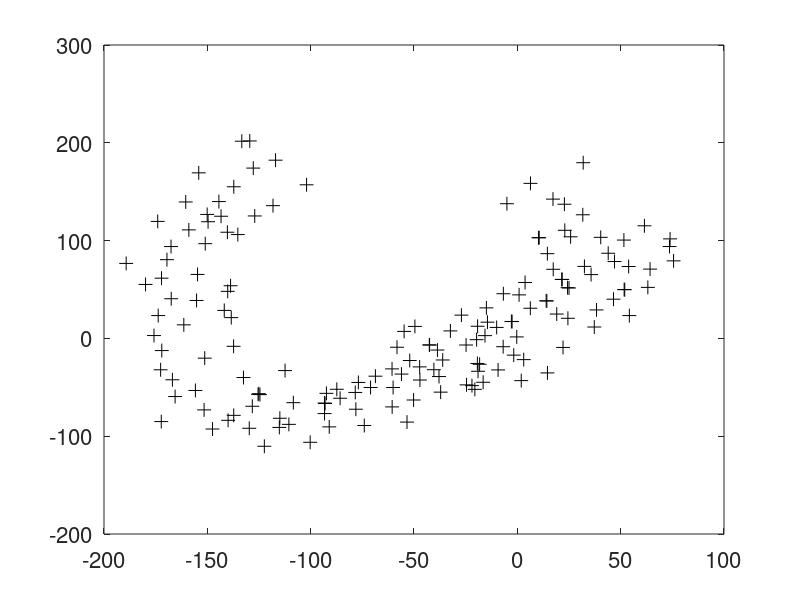

Source code (MATLAB): (Note: this script raises an error after producing the figure.)
clear;
close all;
clc;
%%

round = 1;

% noise settings
sigma_x = 0.001;
sigma_y = 0.001;
sigma_theta = 0.002;
sigma_r = 1;
sigma_beta = deg2rad(3);

sigma_x0 = 0.001;
sigma_y0 = 0.001;
sigma_theta0 = 0.02;

% cov_init = diag([0.02, 0.001, 0.001]);
cov_init = diag([sigma_theta0^2, sigma_x0^2, sigma_y0^2]);
cov_u = diag([sigma_theta^2, sigma_x^2, sigma_y^2]);
cov_z = diag([sigma_r^2, sigma_beta^2]);
save data_NLS cov_u cov_z

step = 2000;     % number of total steps
x0 = [0; 0; 0]; % initial pose
u = [];
range = 30;     % sensor range
head = 0;

resultId = 0;   % name for outputfile
mode = 1;       % 1 is EKF, 2 is NLS, 3 is IEKF
op_2 = 1;       % 1 is NLSI, 2 is NLSlb
op = 4;         % get u options

noise = 3;      % 1 random, 2 zero, 3 load
sl = 0;         % for file writing
sl2 = 1;        % for file wrting
record = 1;     % for video recording
fi = 1;         % video frame

wk = 1;       % weight of the number of the observed (adjust upper/lower bound)
wn = 0;         % weight of the number of the observed (adjust upper/lower bound)
c = 20;          % upper/lower bound offset constant
range_goal = 100; % acceptable returnning distance for improving localization

if noise == 3
    load V V
    load W W
end

load map1 L0 obstacle

% Le0 = [0 0 0 100 100 100 100 0];
%Le0 = [0 0 0 20 20 20 20 0];
Le0 = [-200 -120 -200 220 100 220 100 -120]; % environment area vertices

% creat a list of uniformly distributed exploration points (Le)
density = 20;     % density of uniformly distrbuted points
[X,Y] = meshgrid(linspace(Le0(1),Le0(5),density),linspace(Le0(2),Le0(4),density));
X = reshape(X,[],1);
Y = reshape(Y,[],1);
Le = [];
for i = 1:length(X)
    Le = [Le X(i) Y(i)];
end

k0 = length(L0)/2; % number of initial goal point
count = 0;

J = [0 -1; 1 0]; % related to rotational constant

save SLAM_2D_data k0 step cov_u cov_z J obstacle range

% plot landmarks
f = figure(mode);
for i = 1:k0
    h_gl = plot(L0(2*i-1), L0(2*i), '+black','MarkerSize',10);
    hold on;
end
% axis([0 120 -20 120]);
% axis([-5 25 -5 25]);
set(gca,'FontSize',16); 
for j = 1:length(obstacle)/3
    r = obstacle(3*j);
    c_o = obstacle(3*j - 2:3*j - 1);
    phi = [0:(pi/50):(2*pi)];
    for i = 1:101
        rect = [r*cos(phi(i)) ; r*sin(phi(i))];
        obs(:,i) = rect + c_o;
    end
    plot(obs(1,:), obs(2,:), '-black');
    hold on;
end

% ===== Generate initial observation data =====
z = [];     % list of observed landmark range and bearing w.r.t robot
L = [];     % list of observed landmark in xy
index_last = []; % list of last observed landmark index
num_id = 20;    % not used
pose_act = x0;  % actual robot pose

% initalize flag for getU
% flag is goal point selecting state iindicator
if mode ~= 4
    flag = 1;
else
    flag = 0;
end

goal = [0;0]; % initial goal point

% write file
if sl == 0
    fr = fopen('data/pose.txt','w+');
%     fx = fopen('x_noise_in_pre3.txt', 'w+');
    fz = fopen('data/obs.txt','w+');
%     fz0 = fopen('obs_no_noise.txt','w+');
    fid = fopen('data/id.txt', 'w+');
    fprintf(fr, '%f\t%f\t%f\n', pose_act(1),pose_act(2),pose_act(3));
end

% write file
if sl2 == 1
    if mode == 1
        str = 'EKF';
    elseif mode == 3
        str = 'IEKF';
    elseif mode == 2 && op_2 == 1
        str = 'NLSI';
    elseif mode == 2 && op_2 == 2
        str = 'NLSlb';
    elseif mode == 4
        str = 'NLSall';
    end
    if op == 1
        str_op = 'pre_';
    elseif op == 4 || op == 5
        str_op = '';
    end
    fer = fopen(['result/rand_' str_op str '_er_' num2str(resultId) '.txt'], 'w+');
    fef = fopen(['result/rand_' str_op str '_ef_' num2str(resultId) '.txt'], 'w+');
    ftp = fopen(['result/rand_' str_op str '_tp_' num2str(resultId) '.txt'], 'w+');
    ftu = fopen(['result/rand_' str_op str '_tu_' num2str(resultId) '.txt'], 'w+');
    
    fp = fopen(['result/rand_' str_op str '_p_' num2str(resultId) '.txt'], 'w+');
    fxa = fopen(['result/rand_' str_op str '_xa_' num2str(resultId) '.txt'], 'w+');
    fxr = fopen(['result/rand_' str_op str '_xr_' num2str(resultId) '.txt'], 'w+');
    fxf = fopen(['result/rand_' str_op str '_xf_' num2str(resultId) '.txt'], 'w+');
    fxls = fopen(['result/rand_' str_op str '_xls_' num2str(resultId) '.txt'], 'w+');
    
    fprintf(fxa, '%f\t%f\t%f\n', pose_act(1),pose_act(2),pose_act(3));
    fprintf(fxr, '%f\t%f\t%f\n', x0(1),x0(2),x0(3));
end

% video recording
if record == 1
    video = VideoWriter(['video/' str_op str num2str(resultId) '.avi']);
    open(video);
end

% plot setting
if mode == 1 || mode == 3
    setting_r = '--b';
    setting_f = 'xr';
    setting_ur = 'b';
    setting_uf = '.r';
else
    setting_r = '--b';
    setting_f = 'xr';
    setting_ur = 'b';
    setting_uf = '.r';
end

index = []; % not used same as last index 

% detect landmarks in the sensor range
for j = 1:k0
    delta_x = L0(2*j-1) - x0(2);
    delta_y = L0(2*j) - x0(3);
    delta = [delta_x; delta_y];
    theta = x0(1);
    rot = [cos(theta), -sin(theta); sin(theta), cos(theta)];
    y = rot' * delta;
    q = y' * y;
    if sqrt(q) <= range
        if noise == 1
            V(:, 1) = [normrnd(0, sigma_r); normrnd(0, sigma_beta)];
            if V(1, 1) > 2*sigma_r
                V(1, 1) = 2*sigma_r;
            elseif V(1, 1) < -2*sigma_r
                V(1, 1) = -2*sigma_r;
            end
            if V(2, 1) > 2*sigma_beta
                V(2, 1) = 2*sigma_beta;
            elseif V(2, 1) < -2*sigma_beta
                V(2, 1) = -2*sigma_beta;
            end
        elseif noise == 2
            V = [0;0];
        end

        zj = [sqrt(q);
            wrapToPi(atan2(y(2),y(1)))] + V(:, 1);
        z = [z; zj];
        index_last = [index_last; j];
        index = [index; j];
        L = [L L0(2*j-1:2*j)];
        if sl == 0
            fprintf(fz, '%f\t', zj);
            fprintf(fid, '%f\t', j);
        end
    end
end

vid = 1;    % sensor noise index

% write file
if sl == 0
    fprintf(fz, '\n');
    fprintf(fid, '\n');
end

k_init = length(index_last);    % number of initially detected landmark
k = k_init;                     % number of detected landmark

% ===== Calculate initial landmark vector =====
landmark = zeros(2*k,1);    % initialize detected landmark xy position
cov_landmark = zeros(2*k);  % initialize landmark covariance

Lg = zeros(1+k, 1+k);
Lt = 0;

% landmark position estimation (EKF/RIEKF)
for i = 1:2:2*k
   Cos = cos(x0(1) + z(i+1));
   Sin = sin(x0(1) + z(i+1));
   % Jacobian of landmark
   jacobian_landmark = [Cos -z(i)*Sin;
                        Sin z(i)*Cos];
   jr = [-z(i)*Sin 1 0;
          z(i)*Cos 0 1];
   if mode == 3
       jr(:,1) = [0;0];
   end

   Q = jacobian_landmark * cov_z * jacobian_landmark' + jr * cov_init * jr';
   cov_landmark(i:i+1,i:i+1) = Q;
   
    x_lm = x0(2) + z(i) * cos(x0(1) + z(i+1));
    y_lm = x0(3) + z(i) * sin(x0(1) + z(i+1));
    landmark(i) = x_lm;
    landmark(i+1) = y_lm;

    Agi = zeros(1 + k, 1);
    Agi(1) = -1;
    Agi(1 + (i+1)/2) = 1;
    Lg = Lg + Agi * Q(1)^(-1) * Agi';
end

er_EKF = 0;     % weighted error of robot pose
er2 = 0;
ef_EKF = 0;     % weighted error of landmark
    
%%
k = k_init;     % number of detected landmark

% add noise to robot pose 
if noise == 1
    W(:, 1) = [normrnd(0, sigma_theta0); normrnd(0, sigma_x0); normrnd(0, sigma_y0)];
    if W(1, 1) > 2 * sigma_theta0
        W(1, 1) = 2 * sigma_theta0;
    elseif W(1, 1) < -2 * sigma_theta0
        W(1, 1) = -2 * sigma_theta0;
    end
    if W(2, 1) > 2 * sigma_x0
        W(2, 1) = 2 * sigma_x0;
    elseif W(2, 1) < -2 * sigma_x0
        W(2, 1) = -2 * sigma_x0;
    end
    if W(3, 1) > 2 * sigma_y0
        W(3, 1) = 2 * sigma_y0;
    elseif W(3, 1) < -2 * sigma_y0
        W(3, 1) = -2 * sigma_y0;
    end
elseif noise == 2
    W = [0 0 0]';
end

x = [x0+W(:, 1); landmark];     % State vector with noise
%     P = [zeros(3,3) zeros(3, 2*k);
%         zeros(2*k, 3) cov_landmark];
P = [cov_init zeros(3, 2*k);    
    zeros(2*k, 3) cov_landmark];% State convariance
P_last = P;     % Last state convariance
xrs = x(1:3);   % robot state

% plot initial information
ellipse = 41;   % number of point for sigma contour
% make_plane(x(2:3), x(1), 0.75, 'b');
hgoal = plot(0, 0, 'b.', 'MarkerSize',20);
hgr = plot(pose_act(2, 1), pose_act(3, 1), 'k-', 'MarkerSize',20);
hr = plot(xrs(2, 1), xrs(3, 1), setting_r, 'MarkerSize',20);
ur = GetCov(P(1:2, 1:2), x(2), x(3));
hre = plot(ur(1, :), ur(2, :), setting_ur, 'MarkerSize',20);
hf = plot(x(4:2:end), x(5:2:end), setting_f, 'MarkerSize',20);
hfe = plot(0, 0, setting_uf, 'MarkerSize',0.5);
kc = length(x(4:end))/2;
uf = zeros(2, ellipse*k);
for j = 1:kc
    ufj = GetCov(P(3 + 2*j-1:3 + 2*j, 3 + 2*j-1:3 + 2*j), x(3 + 2*j - 1), x(3 + 2*j));
    uf(:, ellipse*(j - 1) + 1:ellipse * j) = ufj;
end
    set(hfe, 'XData', uf(1,:), 'YData', uf(2, :));

% video recording 
if record == 1
    Frame(fi) = getframe(f);
    writeVideo(video, Frame(fi));
    fi = fi + 1;
end

% ---------------
% for NLS
if mode == 2 || mode == 4
    X_LS = x;
    xr = x(1:3);
    xf = x(4:end);
    step_c = 1;
    I = P^(-1);
%         I = [diag([inf inf inf]) zeros(3, 2*k);
%         zeros(2*k, 3) diag(ones(1, 2*k)*cov_z(1))^(-1)];
%         I
    g =  zeros(3 + 2*k,1);
    save data_NLS I g Lg Lt Q step_c op_2 '-append'
end
% ---------------

ku = k; % number of detected landmarks
save paraU flag goal wk wn c range_goal ku
b = 0;  % for NLS

% =========== main ==============
for i = 1:step-1
%         pause(0.5);
    save SLAM_2D_data mode x k P '-append'
    index = [];
    j_delet = 0;    % initialize index of goal point that need to be deleted
%         if length(Le) == 0
%             Le = [0 0];
%         end

    % scan all the goal points, delete if it is in the robot sensor range
    for j = 1:length(Le)/2
        delta = x(2:3) - Le(2*j - 1:2*j)';
        d = real(sqrt(delta' * delta));
        if d < range 
            j_delet = j;
        end
    end
    if j_delet ~= 0
        Le(2*j_delet - 1:2*j_delet) = [];
    end

    % get the control input
    tic
    u = getU(op, step, range, Le, k, i, x, P_last, P, u, hgoal);
    toc;
    tp = toc;

    % ----- generate ground truth -----
    % W = [normrnd(0, sigma_theta); normrnd(0, sigma_x); normrnd(0, sigma_y)];
    W1 = [0; 0; 0];
    theta = pose_act(1, i);
    rot = [cos(theta), -sin(theta); sin(theta), cos(theta)];
    motion_actual = [u(1, i) + W1(1);
                    rot * (u(2:3, i) + W1(2:3))];
    pose_act(:, i+1) = pose_act(:,i) + motion_actual;
    % -------------------------------
   
    % ===== Predict =====
    if noise == 1
            W(:, i+1) = [normrnd(0, sigma_theta); normrnd(0, sigma_x); normrnd(0, sigma_y)];
            if W(1, i+1) > 2 * sigma_theta
                W(1, i+1) = 2 * sigma_theta;
            elseif W(1, i+1) < -2 * sigma_theta
                W(1, i+1) = -2 * sigma_theta;
            end
            if W(2, i+1) > 2 * sigma_x
                W(2, i+1) = 2 * sigma_x;
            elseif W(2, i+1) < -2 * sigma_x
                W(2, i+1) = -2 * sigma_x;
            end
            if W(3, i+1) > 2 * sigma_y
                W(3, i+1) = 2 * sigma_y;
            elseif W(3, i+1) < -2 * sigma_y
                W(3, i+1) = -2 * sigma_y;
            end
    elseif noise == 2
            W(:, i+1) = [0; 0; 0];
    end

    theta = x(1);   % robot orientation
    rot = [cos(theta), -sin(theta); sin(theta), cos(theta)];
    motion = [u(1, i) + W(1, i+1);rot * (u(2:3, i) + W(2:3, i+1));
                 zeros(2*k,1)];
    x_pre = x + motion;
    x_next = x_pre;
%       plot(x_pre(2), x_pre(3), 'xm');

    if mode == 1        % EKF
        % Jacobian of predict model
        F_x = [1 0 0;
               rot * J * u(2:3, i), diag([1 1])];
        F = [F_x zeros(3, 2*k);
            zeros(2*k, 3) eye(2*k)];

        G = [1 zeros(1, 2*k+2);
            zeros(2, 1) rot zeros(2, 2*k);
            zeros(2*k, 2*k+3)];

        R = [cov_u zeros(3,2*k); zeros(2*k,2*k+3)];
        P_pre = F * P * F' + G * R * G';
        P_next = P_pre;
    elseif mode == 3        % IEKF
        F = diag(ones(1, 2*k+3));
        G1 = 1;
        for n = 1:2:2*k+1
            G1 = [G1; -J*x(1+n:1+n+1)];
        end
        G = [G1, [zeros(1, 2*k+2); 
                    rot zeros(2, 2*k);
                    zeros(2*k, 2*k+2)]];
        R = [cov_u zeros(3,2*k); zeros(2*k,2*k+3)];
        P_pre = F * P * F' + G * R * G';
        P_next = P_pre;
    end

    z = []; % list of observed landmark range and bearing w.r.t robot
    tic
    for j = 1:k0
        % ----- generate observation ----
        delta_x = L0(2*j - 1) - pose_act(2, i+1);
        delta_y = L0(2*j) - pose_act(3, i+1);
        delta = [delta_x; delta_y];
        theta = pose_act(1, i+1);
        rot = [cos(theta), -sin(theta); sin(theta), cos(theta)];
        y = rot' * delta;
        q = y' * y;
        zj = [sqrt(q);
              wrapToPi(atan2(y(2),y(1)))];

        % add sensor noise to the observations
        if zj(1) <= range && zj(1) >= 0.1
            vid = vid + 1;
            if noise == 1
                V(:, vid) = [normrnd(0, sigma_r); normrnd(0, sigma_beta)];
                if V(1, vid) > 2*sigma_r
                    V(1, vid) = 2*sigma_r;
                elseif V(1, vid) < -2*sigma_r
                    V(1, vid) = -2*sigma_r;
                end
                if V(2, vid) > 2*sigma_beta
                    V(2, vid) = 2*sigma_beta;
                elseif V(2, vid) < -2*sigma_beta
                    V(2, vid) = -2*sigma_beta;
                end
            elseif noise == 2
                V(:, vid) = [0; 0];
            end
            zj = zj + V(:, vid);
            z = [z; zj];    % add landmarks to observation list
            
            % write observation to file
            if sl == 0
                fprintf(fz, '%f\t', zj);
                %fprintf(fz0, '%f\t', zj0);
                fprintf(fid, '%f\t', j);
            end
%                     index_recent = [index_recent; j];
%                     if length(index_recent) > num_id
%                         index_recent = index_recent(2:end);
%                     end
            
            if ismember(j, index_last)
                if mode == 1 || mode == 3
                    id = find(index_last == j);
                    delta_x = x_next(3 + 2*id-1) - x_next(2);
                    delta_y = x_next(3 + 2*id) - x_next(3);
                    delta = [delta_x; delta_y];
                    theta = x_next(1);
                    rot = [cos(theta), -sin(theta); sin(theta), cos(theta)];
                    y = rot' * delta;
                    q = y' * y;
                    z_est = [sqrt(q);
                        wrapToPi(atan2(y(2),y(1)))];

                    dz = zj - z_est;
                    dz(2) = rem(dz(2),2*pi);
                    if rem(dz(2),2*pi) > pi
                        dz(2) = 2*pi - rem(dz(2),2*pi);
                    elseif rem(dz(2),2*pi) < -pi
                        dz(2) = 2*pi + rem(dz(2),2*pi);
                    else
                        dz(2) = rem(dz(2),2*pi);
                    end
%                         dz(2) = min(abs(rem(2*pi-rem(dz(2),2*pi),2*pi)), abs(rem(2*pi+rem(dz(2),2*pi),2*pi)));
%                         if abs(rem(2*pi-rem(dz(2),2*pi),2*pi)) > abs(rem(2*pi+rem(dz(2),2*pi),2*pi))
%                             dz(2) = rem(2*pi+rem(dz(2),2*pi),2*pi);
%                         else
%                             dz(2) = rem(2*pi-rem(dz(2),2*pi),2*pi);
%                         end
                    F_big = zeros(5, (2*k)+3);
                    F_big(1:3,1:3) = eye(3);
                    F_big(4:5, 3+2*id-1:3+2*id) = eye(2);

                    dh = [y(1)/sqrt(q) y(2)/sqrt(q); -y(2)/q y(1)/q];
                        Hij = [-J*rot'*delta, -rot', rot'];
                        H = dh * Hij * F_big;
                    if  mode == 1
                        S = H * P_next * H' + cov_z;
                        K = P_next * H' * inv(S);
                        P_next = P_next - K * S * K';
                        x_next = x_next + K * dz;

                        x_next(1) = rem(x_next(1),2*pi);
                        if rem(x_next(1),2*pi) > pi
                            x_next(1) = rem(x_next(1),2*pi) - 2*pi;
                        elseif rem(x_next(1),2*pi) < -pi
                            x_next(1) = 2*pi + rem(x_next(1),2*pi);
                        else
                            x_next(1) = rem(x_next(1),2*pi);
                        end
                    elseif mode == 3
                        H(:, 1) = [0;0];
                        S = H * P_next * H' + cov_z;
                        K = P_next * H' * inv(S);
                        P_next = P_next - K * S * K';

                        dx = K * dz;
                        dtheta = dx(1);
                        rot = [cos(dtheta), -sin(dtheta); sin(dtheta), cos(dtheta)];
                        B = [sin(dtheta), cos(dtheta)-1; 1-cos(dtheta), sin(dtheta)]/dtheta;
                        xf3 = x_next(1)+dtheta;
                        for n = 1:2:2*k+1
                            xf3 = [xf3; rot * x_next(1+n:2+n) + B * dx(1+n:2+n)];
                        end
                        x_next = xf3;

%                                 x_next(1) = rem(x_next(1),2*pi);
%                                 if rem(x_next(1),2*pi) > pi
%                                     x_next(1) = rem(x_next(1),2*pi) - 2*pi;
%                                 elseif rem(x_next(1),2*pi) < -pi
%                                     x_next(1) = 2*pi + rem(x_next(1),2*pi);
%                                 else
%                                     x_next(1) = rem(x_next(1),2*pi);
%                                 end
                    end
                end
            % ======== new landmark=========
            else
                if mode == 1 || mode == 3
                    xlj = [x_next(2)+zj(1)*cos(x_next(1)+zj(2)); x_next(3)+zj(1)*sin(x_next(1)+zj(2))];
                    x_next = [x_next; xlj];
                        Hr = [-zj(1)*sin(x_next(1)+zj(2)) 1 0; zj(1)*cos(x_next(1)+zj(2)) 0 1];
                        Hv = [cos(x_next(1)+zj(2)), -zj(1)*sin(x_next(1)+zj(2));
                            sin(x_next(1)+zj(2)), zj(1)*cos(x_next(1)+zj(2))];
                    if mode == 3
                        Hr(:, 1) = [0; 0];
                    end

                    Pf = Hr*P_next(1:3,1:3)*Hr' + Hv*cov_z*Hv';
                    Prf = Hr * P_next(1:3, :);
                    P_next = [P_next Prf';Prf Pf];

%                             cov_landmark = [cov_landmark zeros(2*k, 2);
%                                 zeros(2, 2*k) Q];

                elseif mode == 2 || mode == 4
                    xlj = [x_next(2)+zj(1)*cos(x_next(1)+zj(2)); x_next(3)+zj(1)*sin(x_next(1)+zj(2))];                    
                    X_LS = [X_LS; xlj];
                    xf = [xf; xlj];
                end
                index_last = [index_last; j];
                index = [index; j];
                k = length(index_last);
                L = [L L0(2*j-1:2*j)];
                if length(L) == length(L0) && count == 0
                    count = i;
                end
            end
            % ==================
%                     h_el = drawCovEllipse(x_next((3 + id*2 - 1):(3 + id*2)), P_next((3 + id*2 - 1):(3 + id*2), (3 + id*2 - 1):(3 + id*2)), 'g');
        end
    end

    if mode == 2 || mode == 4
        xr = [xr; x_pre(1:3)];
        if mode == 2
            if b == 0
                [X_LS, P_LS, I, b, Lg, Lt] = SLAM_NLS(i+1, k, u, index_last, X_LS, 2);
            else
                [X_LS, P_LS, I, b, Lg, Lt] = SLAM_NLS(i+1, k, u, index_last, [xr; xf], 1);
            end
            X_LS;
            step_c = i+1;
            Lg1 = Lg;
            save data_NLS I g Lg Lt step_c '-append'
            x_last = x;
            x = X_LS(3*i+1:end);
            P_last = P;
            P = P_LS(3*i-2:end, 3*i-2:end);
%                 P = P_LS(3*i+1:end, 3*i+1:end);
        elseif mode == 4
            x = [x_pre(1:3); xf];
            if i == step - 1
                [X_LS, P_LS, I, b, Lg, Lt] = SLAM_NLS(i+1, k, u, index_last, [xr; xf], 4);
                x_last = x;
                x = X_LS(3*i+1:end);
                P_last = P;
                P = P_LS(3*i-2:end, 3*i-2:end);
            end
        end
    end
    toc;
    tu = toc;

    if mode == 1 || mode == 3
        x_last = x;
        x = x_next;
        P_last = P;
        P = P_next;
    end
    xrs = [xrs x(1:3)];
    % =================

    if sl == 0
        fprintf(fr, '%f\t%f\t%f\n', x_pre(1),x_pre(2),x_pre(3)');
        fprintf(fz, '\n');
        fprintf(fid, '\n');
    end
    if sl2 == 1
        fprintf(fxa, '%f\t%f\t%f\n', pose_act(1, i+1),pose_act(2, i+1),pose_act(3, i+1));
        fprintf(fxr, '%f\t%f\t%f\n', x_next(1),x_next(2),x_next(3));
    end
    % ------- error calculation ---------
    if mode == 1 || mode == 3 || mode == 2
        dth(i+1) = min(abs(rem(2*pi-rem(x(1)-pose_act(1,i+1),2*pi),2*pi)), abs(rem(2*pi+rem(x(1)-pose_act(1,i+1),2*pi),2*pi)));
        er = [dth(i+1); x(2:3)-pose_act(2:3,i+1)];
        ef = x(4:end) - L';
%         er_EKF(i) = er' * cov_u^(-1) * er;
        er_EKF(i) = er' * P(1:3, 1:3)^(-1) * er;

        er2(i) = er' * er;
        if sl2 == 1
            fprintf(fer, '%f', er2(i));
            fprintf(fer, '\n');
        end
    end
    if sl2 == 1
    fprintf(ftp, '%f', tp);
    fprintf(ftp, '\n');
    fprintf(ftu, '%f', tu);
    fprintf(ftu, '\n');
    end
    % --------------------

    % ------ plot EKF ---------
    figure(mode)
    if mode == 1 || mode == 3 || mode == 2
%         make_plane(x(2:3), x(1), 0.75, 'b');
        set(hgr, 'XData', pose_act(2, :), 'YData', pose_act(3, :));
        set(hr, 'XData', xrs(2, :), 'YData', xrs(3, :));
        ur = GetCov(P(1:2, 1:2), x(2), x(3));
        set(hre, 'XData', ur(1, :), 'YData', ur(2, :));
        set(hf, 'XData', x(4:2:end), 'YData', x(5:2:end));
        kc = length(x(4:end))/2;
        uf = zeros(2, ellipse*kc);
        for j = 1:kc
            ufj = GetCov(P(3 + 2*j-1:3 + 2*j, 3 + 2*j-1:3 + 2*j), x(3 + 2*j - 1), x(3 + 2*j));
            uf(:, ellipse*(j - 1) + 1:ellipse * j) = ufj;
        end
            set(hfe, 'XData', uf(1,:), 'YData', uf(2, :));
        if record == 1
            Frame(fi) = getframe(f);
            writeVideo(video, Frame(fi));
            fi = fi + 1;
        end
    end
    % ---------------
%         if x(2) - pose_act(2, i+1) > 10
%             pause(2);
%         end
end
%%
if sl == 0
    fclose(fr);
    fclose(fz);
    fclose(fid);
%         fclose(fz0);
%         fclose(fx);
end

%%
% ----- plot NLS && e -----
figure(mode)
if mode == 4
    for i = 1:step
        er = X_LS(3*i-2: 3*i) - pose_act(1:3, i);
                if rem(er(1),2*pi) > pi
                    er(1) = 2*pi - rem(er(1),2*pi);
                elseif rem(er(1),2*pi) < -pi
                    er(1) = 2*pi + rem(er(1),2*pi);
                else
                    er(1) = rem(er(1),2*pi);
                end
        er2(i) = er' * er;
        if sl2 == 1
        fprintf(fer, '%f', er2(i));
        fprintf(fer, '\n');
        end
        if mod(i, 3) == 0
%             make_plane(X_LS(3*i-1:3*i), X_LS(3*i-2), 0.75, 'b');
        end
        if sl2 == 1
            fprintf(fxls, '%f\t%f\t%f\n', X_LS(3*i-2), X_LS(3*i-1), X_LS(3*i));
        end
    end
    hold on;
    if record == 1
        Frame(fi) = getframe(f);
        writeVideo(video, Frame(fi));
        fi = fi + 1;
    end
end
% for  i = 1:3:step
%     make_plane(xrs(2:3, i), xrs(1, i), 0.75, 'b');
% end

%     if mode == 1 || mode == 3 || mode == 2 || mode == 4
% %         ef_EKF = ef_EKF + (x(4:end)-L')'*cov_landmark^(-1)*(x(4:end)-L');
%         ef_EKF = ef_EKF + (x(4:end)-L')'*P(4:end,4:end)^(-1)*(x(4:end)-L');
%         ef2 = ef_EKF + (x(4:end)-L')' * (x(4:end)-L');
%     end
% ------- plot landmark -------
figure(mode)
for i = 1:k
    if mode == 1 || mode == 2 || mode == 4
        h_el = GetCov(P((3 + i*2 - 1):(3 + i*2), (3 + i*2 - 1):(3 + i*2)), x(3 + i*2 - 1), x(3 + i*2));
    else
        P_cov = [P(1, 1) zeros(1, 2);
            zeros(2, 1) P((3 + i*2 - 1):(3 + i*2), (3 + i*2 - 1):(3 + i*2))];
        h_el = IEKF_GetCov(P_cov, x(3 + i*2 - 1), x(3 + i*2));
    end
    hold on;
    h_l = plot(x(3 + 2*i -1), x(3+ 2*i), setting_f,'MarkerSize',10);
    hold on;

    ef = x((3 + i*2 - 1):(3 + i*2)) - L((i*2 - 1):(i*2))';
    ef2(i) = ef' * ef;
    id = index_last(i);
    if sl2 == 1
    fprintf(fef, '%d\t%f', id, ef2(i));
    fprintf(fef, '\n');
    fprintf(fxf, '%f\t%f\n', x(3 + 2*i -1), x(3+ 2*i));
    for j = 1:k
        fprintf(fp, '%f\t%f\t', P(3 + i*2 - 1,3 + j*2 - 1), P(3 + i*2 - 1,3 + j*2));
    end
        fprintf(fp, '\n');
    for j = 1:k
        fprintf(fp, '%f\t%f\t', P(3 + i*2,3 + j*2 - 1), P(3 + i*2,3 + j*2));
    end
        fprintf(fp, '\n');
    end
    if record == 1
        Frame(fi) = getframe(f);
        writeVideo(video, Frame(fi));
        fi = fi + 1;
    end
end
% ------ legend ------
%     fig = [h_gl h_gr h_ur h_r h_el h_l];
gl = 'Landmark (L)';
gr = 'Actual robot pose (xa)';
%     pr = 'Uncertainty of the robot pose after prediction';
ur = 'Uncertainty of the robot pose after update';
r = 'Predicted robot pose (xr)';
el = 'Uncertainty of the landmark';
l = 'Estimate of the landmark (xf)';
%     [leg_EKF, obg, p, str] = legend(fig,gl,gr,ur,r,el,l);
%     axis([-2 16 -1 16]);
%     leg_NLS = copyobj([leg_EKF, gca], gcf);
e_EKF = sum(er_EKF) + sum(ef_EKF);
ef_total = sum(ef2)
er_total = sum(er2);
trace_P = trace(P);
num = (length(L0) - length(L))/2
%NEES;
% end

% er_total
% ef_total
% e_EKF
% trace_P
% num
% count
if sl2 == 1
    fclose(fer);
    fclose(fef);
    fclose(ftp);
    fclose(ftu);
    fclose(fp);
    fclose(fxa);
    fclose(fxr);
    fclose(fxf);
    fclose(fxls);
end
if record == 1
    close(video);
end